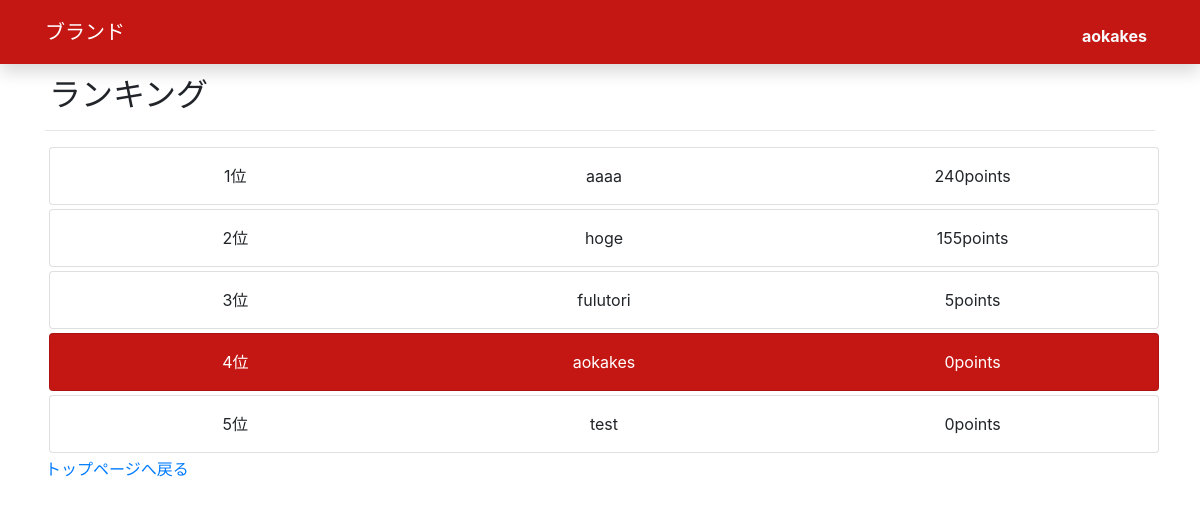
Page /ranking.php (signed in) on the committed database.
### tables this page shows
CREATE TABLE `users` (
  `id` varchar(30) NOT NULL,
  `password` varchar(255) NOT NULL,
  `point` int(10) NOT NULL,
  `achv` int(6) UNSIGNED ZEROFILL NOT NULL DEFAULT '000001'
);

### ranking.php (the view, shortened to what this page needs)
<?php
$user_id = $_SESSION['user'];
?>
<!DOCTYPE html>
<html>
<head>
<link rel="stylesheet" href="https://stackpath.bootstrapcdn.com/bootstrap/4.3.1/css/bootstrap.min.css">
<link rel="stylesheet" type="text/css" media="screen" href="style.css" />
</head>
<body style="padding-top:4.5rem;">
<?php include("header.php"); ?>
<div class="container">
<h2 class="m-1">ランキング</h2>
<hr>
<?php
$dsn = 'mysql:host='.$host.';dbname='.$dbname.';charset=utf8';
$pdo = new PDO($dsn, $username, $password, array(PDO::ATTR_ERRMODE => PDO::ERRMODE_EXCEPTION));
$sql = 'SELECT id,point,achv FROM users ORDER BY point DESC';
$stmt = $pdo->query($sql);
$rank=1;
foreach ($stmt as $row) {
	$id = $row['id'];
	$point = $row['point'];
	if ($rank <= 100) {
		if ($id == $user_id) {
			echo "<div class=\"card container p-3 m-1 bg-maincolor text-white\"><class class=\"row\">
			<div class=\"col-4 text-center\">".$rank."位</div>
			<div class=\"col-4 text-center\">".$id."</div>
			<div class=\"col-4 text-center\">".$point."points</div>
			</div>";
		} else {
			echo "<div class=\"card container p-3 m-1\"><class class=\"row\">
			<div class=\"col-4 text-center\">".$rank."位</div>
			<div class=\"col-4 text-center\">".$id."</div>
			<div class=\"col-4 text-center\">".$point."points</div>
			</div>";
		}
	}
	$rank++;
}
?>
<a href="./">トップページへ戻る</a>
</div>
</body>
</html>

### style.css (style rules this page uses)
.bg-maincolor { background-color: #C41713; }

### rows in the picture
users: id "aaaa", point "240"
users: id "hoge", point "155"
users: id "fulutori", point "5"
users: id "aokakes", point "0"
users: id "test", point "0"

### other values in the picture
$user_id "aokakes"
